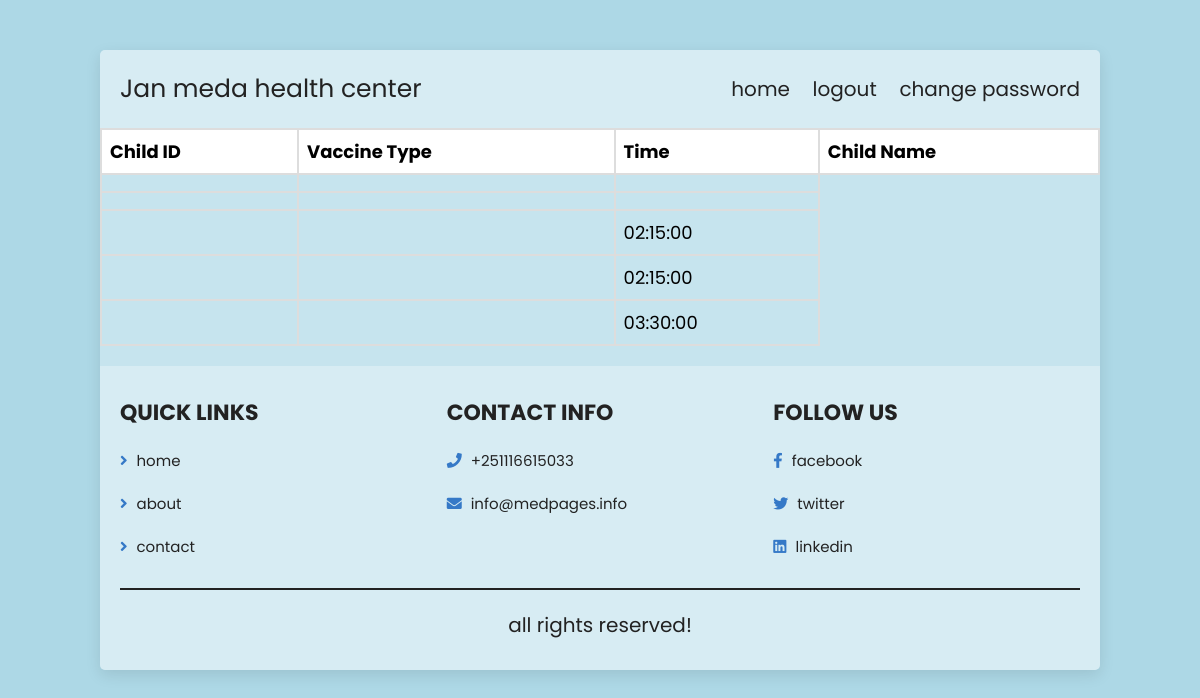
/seeschedule.php, run on the app's committed database.
### tables this page shows
CREATE TABLE `schedule` (
  `s_id` int(11) NOT NULL,
  `c_id` int(11) DEFAULT NULL,
  `n_id` int(11) DEFAULT NULL,
  `time` time DEFAULT NULL,
  `date` date DEFAULT NULL,
  `v_type` varchar(10) DEFAULT NULL
);

### seeschedule.php (the view, shortened to what this page needs)
<!DOCTYPE html>
<html lang="en">
<head>
   <link rel="stylesheet" href="https://cdnjs.cloudflare.com/ajax/libs/font-awesome/5.15.4/css/all.min.css">
   <link rel="stylesheet" href="https://unpkg.com/swiper@7/swiper-bundle.min.css" />
   <link rel="stylesheet" href="css/Style.css">
   <ink rel="shortcut icon" href="images/ye.jpg">
</head>
<body style="background-color:lightblue">
   <div class="container">
      <?php @include 'header.php'; ?>
      <fieldset>
         <?php
            $host = "localhost";
            $username = "root";
            $password = "";
            $dbname = "vaccination_db";
            try {
               $conn = new PDO("mysql:host=$host;dbname=$dbname", $username, $password);
               $conn->setAttribute(PDO::ATTR_ERRMODE, PDO::ERRMODE_EXCEPTION);
               $stmt = $conn->query("SELECT * FROM schedule");
               echo "<table>";
               echo "<tr><th>Child ID</th><th>Vaccine Type</th><th>Time</th><th>Child Name</th></tr>";
               while ($row = $stmt->fetch()) {
                  echo "<tr onclick=\"window.location='page.php?id=" . $row['c_id'] . "'\">";
                  echo "<td>" . $row["c_id"] . "</td>";
                  echo "<td>" . $row["v_type"] . "</td>";
                  echo "<td>" . $row["time"] . "</td>";
                  echo "</tr>";
               }
               echo "</table>";
            } catch (PDOException $e) {
               echo "Error: " . $e->getMessage();
            }
            ?>
      </fieldset>
      <?php @include 'footer.php'; ?>
   </div>
</body>
</html>

### css/Style.css (style rules this page uses)
:root { --blue:#3579c7; --white:#fff; --black:#222; --transparent-white:rgba(255,255,255,.3); --border:.2rem solid var(--black); --box-shadow:0 .5rem 1.5rem rgba(0,0,0,.1); }
* { font-family: 'Poppins', sans-serif; margin:0; padding:0; box-sizing: border-box; outline: none; border:none; text-decoration: none; }
html { font-size: 62.5%; overflow-x: hidden; }
.container { border-radius: .5rem; overflow: hidden; background: var(--transparent-white); max-width: 1200px; margin:10rem auto; box-shadow: var(--box-shadow); }
@media (max-width:1200px) { .container { margin:5rem 10rem; } }

### seeschedule.php (style rules this page uses)
table { border-collapse: collapse; width: 100%; margin-bottom: 20px; }
th, td { text-align: left; padding: 8px; border: 2px solid #ddd; font-size: 18px; }
th { background-color: white; }

### data on the page
schedule: time "02:15:00"
schedule: time "02:15:00"
schedule: time "03:30:00"
